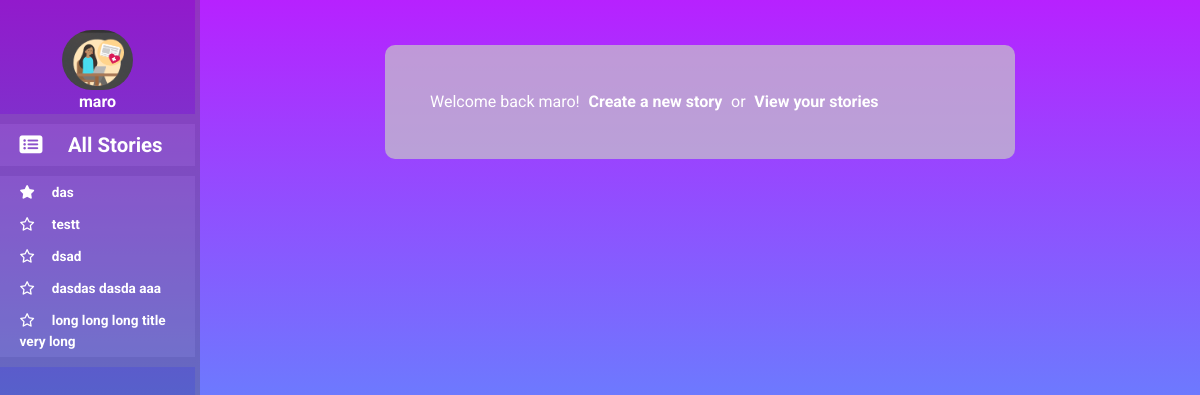
Before: / (signed in) with the older database file.
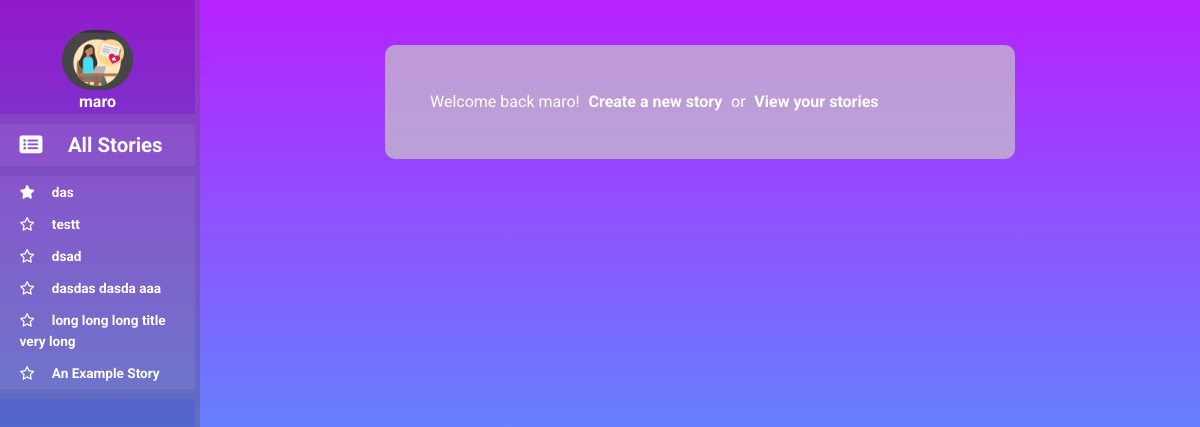
After: the same page with the newer database file.
### myapp/models.py (models this page shows, shortened)
class Story(models.Model):
    author = models.ForeignKey('auth.User',on_delete=models.PROTECT)
    title = models.TextField(max_length=200)
    created_date = models.DateTimeField(default=timezone.now)
    description =  models.TextField(max_length=500,default='', blank=True)
    uuid = models.UUIDField(default=uuid.uuid4, editable=False, primary_key=False)
    members = models.ManyToManyField('auth.User',related_name='member')
    short = models.TextField(max_length=8,default='')

### myapp/views.py (the view)
# urls.py: path('',views.IndexView.as_view(),name='index_view'),
class IndexView( TemplateView):
    template_name = 'index.html'

### myapp/backend.py (called while the page is built)
    def get_user(self, user_id):
        try:
            user = UserModel.objects.get(pk=user_id)
        except UserModel.DoesNotExist:
            return None
        return user if self.user_can_authenticate(user) else None

### myapp/templates/myapp/index.html
{% extends 'myapp/base.html' %}
{% block body_block %}
<div class="form-container">
  {% if user.is_authenticated %}
  Welcome back {{ user.userprofile.name }}!
  <a href="{% url 'myapp:addstory' %}">Create a new story</a> or
  <a href="/stories/">View your stories</a>
  {% else %}
Welcome, Please <a href="{% url 'myapp:register' %}"><b>register</b>  </a> or <a href="{% url 'myapp:user_login' %}"> <b>log in</b></a>.
{% endif %}
</div>
{% endblock %}

### myapp/templates/myapp/base.html (shortened to what this page needs)
<!DOCTYPE html>
{% load staticfiles %}
<html lang="en" dir="ltr">
   <head>
      <link rel="stylesheet" href="https://stackpath.bootstrapcdn.com/bootstrap/4.4.1/css/bootstrap.min.css">
      <link rel="stylesheet" href="//cdn.jsdelivr.net/npm/medium-editor@latest/dist/css/medium-editor.min.css" type="text/css" media="screen" charset="utf-8">
      <link rel="stylesheet" href="{% static 'css/style.css' %}">
   </head>
   <body>
      <div class="main-container">
         <nav>
            {% if user.is_authenticated %}
            <a class="profile" href="#">
               <div>
                  <img class="profile__avatar" src="{{ user.userprofile.profile_pic.url }}" alt="Av"/>
                  <div class="profile__name">{{user.userprofile.name}}
                  </div>
               </div>
            </a>
            <div class="nav__divider"></div>
            <div class="nav__link ">
               <a class="nav__link--big"  href="{% url 'myapp:story_list' %}">
               <i    class="nav__icon fas fa-list-alt" ></i>
               <span class="nav__text">All Stories</span>
               </a>
            </div>
            <div class="nav__divider"></div>
            {% if user.userprofile.starred.all  %}
            {% for starred in user.userprofile.starred.all %}
            <div class="nav__link ">
               <a href="{% url 'myapp:story_detail' pk=starred.pk %}" >
               <i class="nav__icon fas fa-star"></i>
               <span class="nav__text">{{starred.title}}</span>
               </a>
            </div>
            {% endfor %}
            {% endif %}
            {% for story in user.userprofile.member_of.all %}
            {% if story not in user.userprofile.starred.all %}
            <div class="nav__link ">
               <a href="{% url 'myapp:story_detail' pk=story.pk %}" class=" ">
                    <i class="nav__icon far fa-star"></i>
               <span class="nav__text">{{story.title}}</span>
               </a>
            </div>
            {% endif %}
            {% endfor %}
            <div class="nav__divider"></div>
            {% endif %}
         </nav>
         <div class="main-content">
            {% block body_block %}
            {% endblock %}
         </div>
      </div>
   </body>
</html>

Changed rows visible on the page:
added Story: title "An Example Story"
